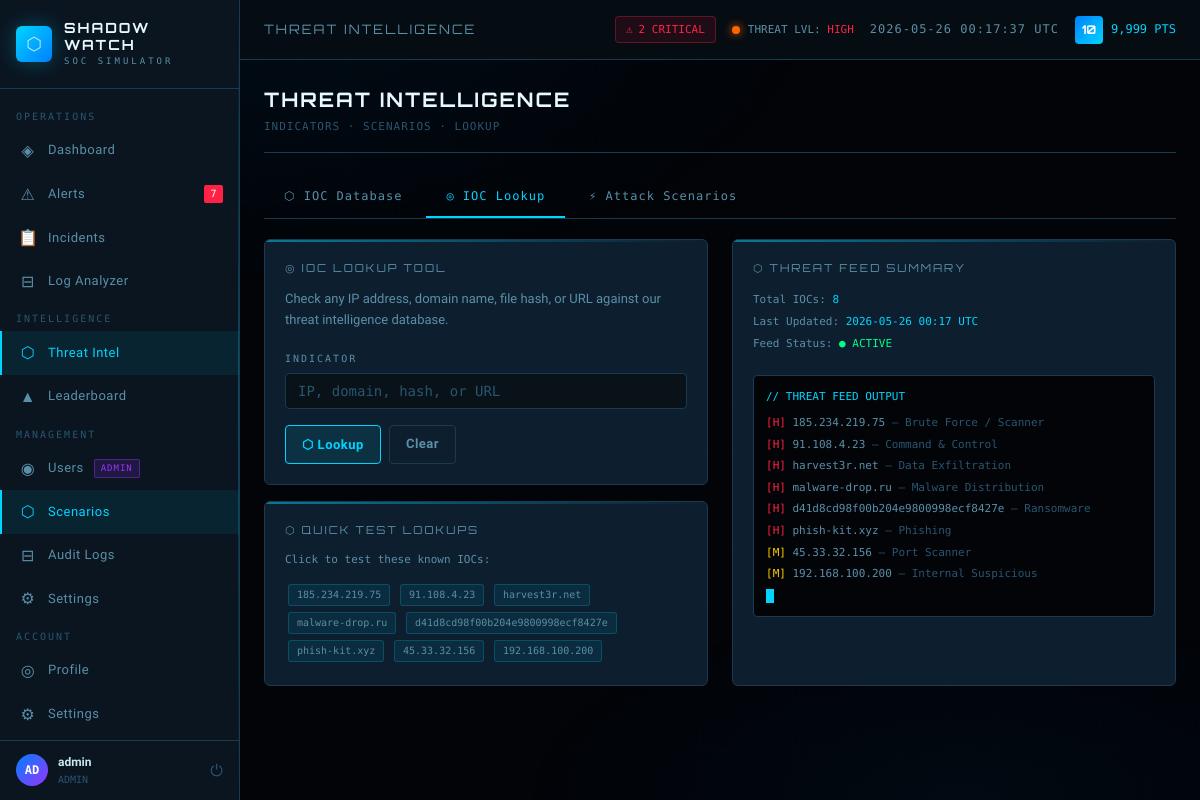
The app's page /scenarios.php?tab=lookup (signed in) with its own data.
### tables this page shows
CREATE TABLE IF NOT EXISTS users (
    id INT AUTO_INCREMENT PRIMARY KEY,
    username VARCHAR(50) UNIQUE NOT NULL,
    email VARCHAR(100) UNIQUE NOT NULL,
    password_hash VARCHAR(255) NOT NULL,
    role ENUM('analyst','senior_analyst','admin') DEFAULT 'analyst',
    score INT DEFAULT 0,
    level INT DEFAULT 1,
    preferences JSON DEFAULT NULL,
    is_active TINYINT(1) DEFAULT 1,
    last_login DATETIME DEFAULT NULL,
    created_at DATETIME DEFAULT CURRENT_TIMESTAMP,
    updated_at DATETIME DEFAULT CURRENT_TIMESTAMP ON UPDATE CURRENT_TIMESTAMP
);

CREATE TABLE IF NOT EXISTS threat_intel (
    id INT AUTO_INCREMENT PRIMARY KEY,
    indicator VARCHAR(255) NOT NULL,
    indicator_type ENUM('ip','domain','hash','url','email') NOT NULL,
    threat_type VARCHAR(100),
    confidence ENUM('low','medium','high') DEFAULT 'medium',
    description TEXT,
    tags JSON DEFAULT NULL,
    is_active TINYINT(1) DEFAULT 1,
    created_at DATETIME DEFAULT CURRENT_TIMESTAMP,
    INDEX idx_indicator (indicator),
    INDEX idx_type (indicator_type)
);

### scenarios.php (the view, shortened to what the rows shown need)
<?php
require_once __DIR__ . '/includes/header.php';
$tab = $_GET['tab'] ?? 'intel';
$iocs = db()->fetchAll("SELECT * FROM threat_intel WHERE is_active = 1 ORDER BY confidence DESC, created_at DESC");
?>
<?php if ($tab === 'intel'): ?>
<div class="card" style="padding:0;margin-bottom:20px">
    <div style="padding:12px 16px;border-bottom:1px solid var(--border);display:flex;align-items:center;gap:12px">
        <span class="card-title" style="margin:0">⬡ Known Threat Indicators (<?= count($iocs) ?>)</span>
        <input type="text" class="form-control" id="ioc-search" placeholder="Search IOCs..." style="max-width:220px;margin-left:auto" oninput="filterTable('ioc-search','ioc-table')">
    </div>
    <div class="table-wrapper" style="border:none">
        <table id="ioc-table">
            <thead>
                <tr>
                    <th>Indicator</th>
                    <th>Type</th>
                    <th>Threat Type</th>
                    <th>Confidence</th>
                    <th>Tags</th>
                    <th>Last Seen</th>
                </tr>
            </thead>
            <tbody>
                <?php foreach ($iocs as $ioc):
                    $confColors = ['high' => 'var(--accent-red)', 'medium' => 'var(--accent-yellow)', 'low' => 'var(--accent-green)'];
                    $tags = json_decode($ioc['tags'] ?? '[]', true);
                ?>
                <tr>
                    <td>
                        <div class="td-mono" style="color:var(--accent-cyan);cursor:pointer" onclick="copyToClipboard('<?= htmlspecialchars($ioc['indicator']) ?>')" title="Click to copy">
                            <?= htmlspecialchars($ioc['indicator']) ?>
                        </div>
                    </td>
                    <td><span class="ioc-tag"><?= strtoupper($ioc['indicator_type']) ?></span></td>
                    <td style="color:var(--text-primary);font-size:13px"><?= htmlspecialchars($ioc['threat_type']) ?></td>
                    <td>
                        <span style="font-family:var(--font-mono);font-size:10px;color:<?= $confColors[$ioc['confidence']] ?? 'var(--text-secondary)' ?>">
                            ● <?= strtoupper($ioc['confidence']) ?>
                        </span>
                    </td>
                    <td>
                        <?php foreach ($tags as $tag): ?>
                        <span class="ioc-tag"><?= htmlspecialchars($tag) ?></span>
                        <?php endforeach; ?>
                    </td>
                    <td class="td-mono" style="font-size:11px;color:var(--text-dim)"><?= timeAgo($ioc['last_seen']) ?></td>
                </tr>
                <?php endforeach; ?>
            </tbody>
        </table>
    </div>
</div>
<div class="grid-3">
    <?php
    $byType = db()->fetchAll("SELECT indicator_type, COUNT(*) as cnt FROM threat_intel GROUP BY indicator_type");
    $byConf = db()->fetchAll("SELECT confidence, COUNT(*) as cnt FROM threat_intel GROUP BY confidence");
    $byThreat = db()->fetchAll("SELECT threat_type, COUNT(*) as cnt FROM threat_intel GROUP BY threat_type ORDER BY cnt DESC LIMIT 5");
    ?>
    <div class="card">
        <div class="card-title">By Indicator Type</div>
        <?php foreach ($byType as $t): ?>
        <div class="flex justify-between" style="padding:6px 0;border-bottom:1px solid rgba(26,58,82,0.3);font-family:var(--font-mono);font-size:12px;">
            <span class="ioc-tag"><?= strtoupper($t['indicator_type']) ?></span>
            <span style="color:var(--accent-cyan)"><?= $t['cnt'] ?></span>
        </div>
        <?php endforeach; ?>
    </div>
    <div class="card">
        <div class="card-title">By Confidence Level</div>
        <?php $confColors2 = ['high' => 'var(--accent-red)', 'medium' => 'var(--accent-yellow)', 'low' => 'var(--accent-green)']; ?>
        <?php foreach ($byConf as $c): ?>
        <div class="flex justify-between" style="padding:6px 0;border-bottom:1px solid rgba(26,58,82,0.3);font-family:var(--font-mono);font-size:12px;">
            <span style="color:<?= $confColors2[$c['confidence']] ?>">● <?= strtoupper($c['confidence']) ?></span>
            <span style="color:var(--accent-cyan)"><?= $c['cnt'] ?></span>
        </div>
        <?php endforeach; ?>
    </div>
    <div class="card">
        <div class="card-title">Top Threat Types</div>
        <?php foreach ($byThreat as $t): ?>
        <div class="flex justify-between" style="padding:6px 0;border-bottom:1px solid rgba(26,58,82,0.3);font-size:12px;">
            <span><?= htmlspecialchars($t['threat_type']) ?></span>
            <span style="font-family:var(--font-mono);color:var(--accent-cyan)"><?= $t['cnt'] ?></span>
        </div>
        <?php endforeach; ?>
    </div>
</div>
<?php elseif ($tab === 'lookup'): ?>
<div class="grid-2" style="gap:24px">
    <div>
        <div class="card">
            <div class="card-title">⬡ Quick Test Lookups</div>
            <div style="font-family:var(--font-mono);font-size:11px;color:var(--text-secondary);margin-bottom:12px">Click to test these known IOCs:</div>
            <?php foreach ($iocs as $ioc): ?>
            <span class="ioc-tag" style="cursor:pointer;margin:3px" onclick="document.querySelector('[name=indicator]').value='<?= htmlspecialchars($ioc['indicator']) ?>';document.querySelector('[name=lookup_indicator]').click()">
                <?= htmlspecialchars($ioc['indicator']) ?>
            </span>
            <?php endforeach; ?>
        </div>
    </div>
    <div class="card">
        <div style="margin-top:20px;padding:12px;background:var(--bg-void);border:1px solid var(--border);border-radius:4px;font-family:var(--font-mono);font-size:11px;color:var(--text-dim)">
            <?php foreach ($iocs as $ioc): ?>
            <div style="margin-bottom:4px;">
                <span style="color:<?= $ioc['confidence'] === 'high' ? 'var(--accent-red)' : ($ioc['confidence'] === 'medium' ? 'var(--accent-yellow)' : 'var(--accent-green)') ?>">
                    [<?= strtoupper($ioc['confidence'][0]) ?>]
                </span>
                <span style="color:var(--text-secondary)"> <?= htmlspecialchars($ioc['indicator']) ?></span>
                <span style="color:var(--text-dim)"> — <?= htmlspecialchars($ioc['threat_type']) ?></span>
            </div>
            <?php endforeach; ?>
        </div>
    </div>
</div>
<?php endif; ?>
<?php
require_once __DIR__ . '/includes/footer.php';
?>

### includes/header.php (shortened to what the rows shown need)
<?php
require_once __DIR__ . '/auth.php';
$currentUser = getCurrentUser();
$initials = strtoupper(substr($currentUser['username'], 0, 2));
?>
<!DOCTYPE html>
<html lang="en">
<head>
    <link rel="stylesheet" href="/shadowwatch/assets/css/app.css">
</head>
<body>
<div class="app-layout">
    <aside class="sidebar">
        <div class="sidebar-footer">
            <div class="user-mini">
                <div class="user-avatar-sm"><?= $initials ?></div>
                <div class="user-mini-info">
                    <div class="user-mini-name"><?= htmlspecialchars($currentUser['username']) ?></div>
                    <div class="user-mini-role"><?= strtoupper(str_replace('_', ' ', $currentUser['role'])) ?></div>
                </div>
                <a href="/shadowwatch/includes/logout.php" title="Logout" style="color:var(--text-dim);text-decoration:none;font-size:16px;margin-left:4px;" onclick="return confirm('Logout?')">⏻</a>
            </div>
        </div>
    </aside>
    <div class="main-content">
        <header class="topbar">
            <div class="topbar-right">
                <div class="flex-center gap-8">
                    <span class="level-badge" title="Level <?= $currentUser['level'] ?>"><?= $currentUser['level'] ?></span>
                    <span style="font-family:var(--font-mono);font-size:12px;color:var(--accent-cyan)"><?= number_format($currentUser['score']) ?> PTS</span>
                </div>
            </div>
        </header>
        <div class="page-content">

### records on screen
users: username "AD", username "admin", role "ADMIN", level "10", score "9,999"
threat_intel: indicator "185.234.219.75", confidence "H", threat_type "Brute Force / Scanner"
threat_intel: indicator "91.108.4.23", confidence "H", threat_type "Command & Control"
threat_intel: indicator "harvest3r.net", confidence "H", threat_type "Data Exfiltration"
threat_intel: indicator "malware-drop.ru", confidence "H", threat_type "Malware Distribution"
threat_intel: indicator "d41d8cd98f00b204e9800998ecf8427e", confidence "H", threat_type "Ransomware"
threat_intel: indicator "phish-kit.xyz", confidence "H", threat_type "Phishing"
threat_intel: indicator "45.33.32.156", confidence "M", threat_type "Port Scanner"
threat_intel: indicator "192.168.100.200", confidence "M", threat_type "Internal Suspicious"

### other values on screen
$openAlerts "7"
$pageTitle "THREAT INTELLIGENCE"
$criticalAlerts "2"
$label "⬡ IOC Database"
$label "◎ IOC Lookup"
$label "⚡ Attack Scenarios"
count($iocs) "8"
